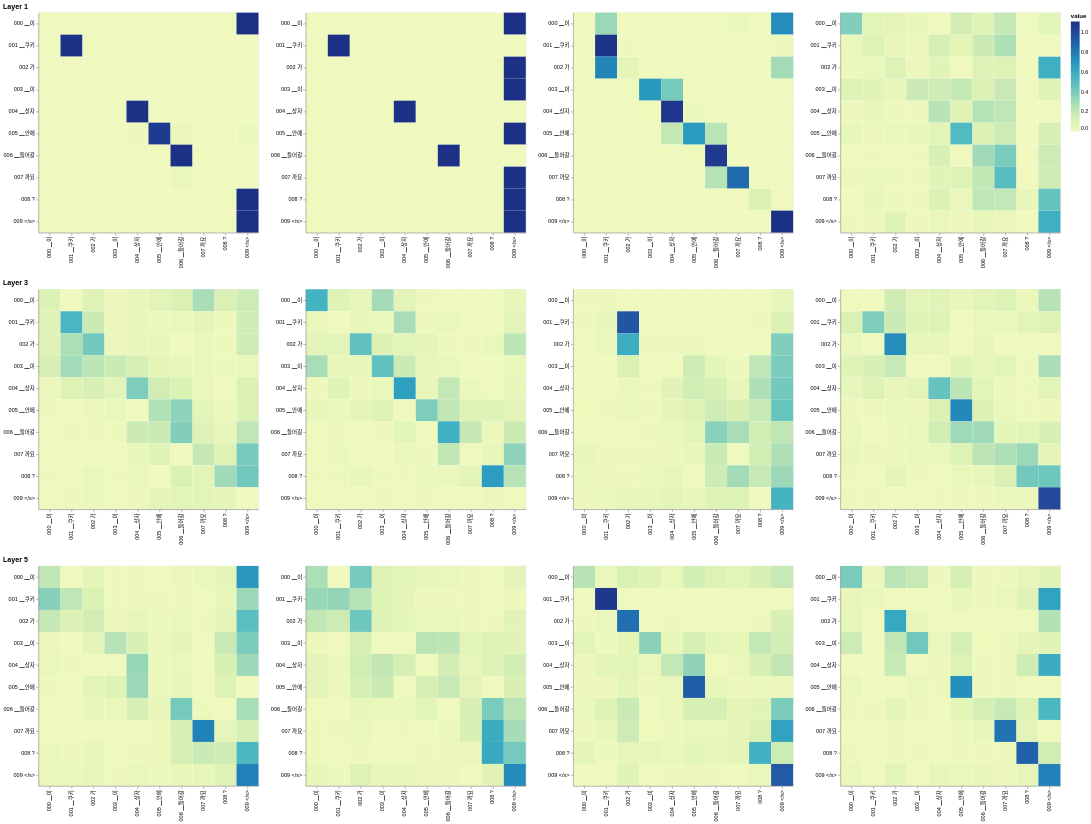

The notebook cell this image was saved under:
### Code cell
def viz_encoder_self():
    model, example_data = run_model_example(n_examples=1)
    # example_data는 [(batch, decoded_inputs, decoded_labels, preds, decoded_preds), ...]
    example = example_data[
        len(example_data) - 1
    ]  # batch object for the final example


    # selections = [alt.selection_point(name=f'head{h}') for h in range(8)]

    layer_viz = [
        visualize_layer(
            model, layer, get_encoder, len(example[1]), example[1], example[1] # example[1]은 decoded_inputs ==> len(example[1])로 input의 토큰 개수 입력
        )
        for layer in range(6)
    ]

    combined_chart = alt.hconcat(
        layer_viz[0]
        # & layer_viz[1]
        & layer_viz[2]
        # & layer_viz[3]
        & layer_viz[4]
        # & layer_viz[5]
    )


    # # 상위 차트에만 selection 추가
    # for i, sel in enumerate(selections):
    #     if i in [0, 2, 4, 6]:
    #         combined_chart = combined_chart.add_params(sel)


    return combined_chart

viz_encoder_self()
